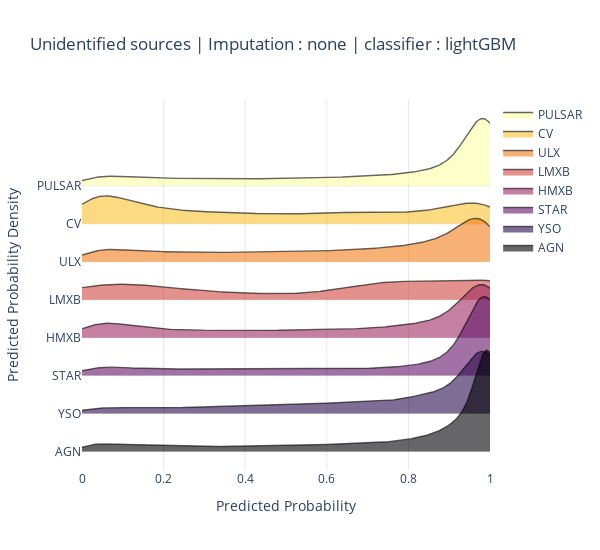

Write notebook code for a chart like this one.
### Code cell
fig = ridgeplot(
    samples=sample,
    kde_points=np.linspace(0, 1, 500),
    colorscale="inferno",
    colormode="index",
    coloralpha=0.6,
    labels=cl,
    spacing = 3 / 8,
    xpad=0
)
fig.update_layout(
    title=f"Unidentified sources | Imputation : {d_name} | classifier : {m_name}",
    height=550,
    width=600,
    plot_bgcolor="rgba(255, 255, 255, 0.0)",
    xaxis_gridcolor="rgba(0, 0, 0, 0.1)",
    yaxis_gridcolor="rgba(0, 0, 0, 0.1)",
    xaxis_title="Predicted Probability",
    yaxis_title="Predicted Probability Density",
)

#fig.save('temp.png')
fig.write_image(f'temp_res_comp/unid_prob_dist/{m_name}_{d_name}.jpg')
fig.show()

### Figure 1 — Plotly figure (JSON) as saved in the notebook; plotly's stock layout.template omitted (floating-point values rounded to 4 significant figures; data arrays with more than 128 entries replaced by an {"elided": "..."} marker saying what was removed)
{"data": [{"line": {"color": "rgba(0,0,0,0)", "width": 0}, "showlegend": false, "type": "scatter", "x": {"elided": "500 float values"}, "y": {"elided": "500 int values"}}, {"fill": "tonexty", "fillcolor": "rgba(252, 255, 164, 0.6)", "line": {"color": "rgba(0,0,0,0.6)", "width": 1.4}, "mode": "lines", "name": "PULSAR", "type": "scatter", "x": {"elided": "500 float values"}, "y": {"elided": "500 float values"}}, {"line": {"color": "rgba(0,0,0,0)", "width": 0}, "showlegend": false, "type": "scatter", "x": {"elided": "500 float values"}, "y": {"elided": "500 float values"}}, {"fill": "tonexty", "fillcolor": "rgba(248.14285714285714, 193.57142857142858, 45.28571428571429, 0.6)", "line": {"color": "rgba(0,0,0,0.6)", "width": 1.4}, "mode": "lines", "name": "CV", "type": "scatter", "x": {"elided": "500 float values"}, "y": {"elided": "500 float values"}}, {"line": {"color": "rgba(0,0,0,0)", "width": 0}, "showlegend": false, "type": "scatter", "x": {"elided": "500 float values"}, "y": {"elided": "500 float values"}}, {"fill": "tonexty", "fillcolor": "rgba(243.0, 126.42857142857146, 23.714285714285694, 0.6)", "line": {"color": "rgba(0,0,0,0.6)", "width": 1.4}, "mode": "lines", "name": "ULX", "type": "scatter", "x": {"elided": "500 float values"}, "y": {"elided": "500 float values"}}, {"line": {"color": "rgba(0,0,0,0)", "width": 0}, "showlegend": false, "type": "scatter", "x": {"elided": "500 float values"}, "y": {"elided": "500 float values"}}, {"fill": "tonexty", "fillcolor": "rgba(211.28571428571428, 73.28571428571426, 65.2857142857143, 0.6)", "line": {"color": "rgba(0,0,0,0.6)", "width": 1.4}, "mode": "lines", "name": "LMXB", "type": "scatter", "x": {"elided": "500 float values"}, "y": {"elided": "500 float values"}}, {"line": {"color": "rgba(0,0,0,0)", "width": 0}, "showlegend": false, "type": "scatter", "x": {"elided": "500 float values"}, "y": {"elided": "500 float values"}}, {"fill": "tonexty", "fillcolor": "rgba(158.57142857142856, 41.714285714285715, 97.85714285714286, 0.6)", "line": {"color": "rgba(0,0,0,0.6)", "width": 1.4}, "mode": "lines", "name": "HMXB", "type": "scatter", "x": {"elided": "500 float values"}, "y": {"elided": "500 float values"}}, {"line": {"color": "rgba(0,0,0,0)", "width": 0}, "showlegend": false, "type": "scatter", "x": {"elided": "500 float values"}, "y": {"elided": "500 float values"}}, {"fill": "tonexty", "fillcolor": "rgba(100.28571428571428, 21.142857142857142, 108.14285714285714, 0.6)", "line": {"color": "rgba(0,0,0,0.6)", "width": 1.4}, "mode": "lines", "name": "STAR", "type": "scatter", "x": {"elided": "500 float values"}, "y": {"elided": "500 float values"}}, {"line": {"color": "rgba(0,0,0,0)", "width": 0}, "showlegend": false, "type": "scatter", "x": {"elided": "500 float values"}, "y": {"elided": "500 float values"}}, {"fill": "tonexty", "fillcolor": "rgba(40.42857142857143, 12.0, 77.0, 0.6)", "line": {"color": "rgba(0,0,0,0.6)", "width": 1.4}, "mode": "lines", "name": "YSO", "type": "scatter", "x": {"elided": "500 float values"}, "y": {"elided": "500 float values"}}, {"line": {"color": "rgba(0,0,0,0)", "width": 0}, "showlegend": false, "type": "scatter", "x": {"elided": "500 float values"}, "y": {"elided": "500 float values"}}, {"fill": "tonexty", "fillcolor": "rgba(0, 0, 4, 0.6)", "line": {"color": "rgba(0,0,0,0.6)", "width": 1.4}, "mode": "lines", "name": "AGN", "type": "scatter", "x": {"elided": "500 float values"}, "y": {"elided": "500 float values"}}], "layout": {"height": 550, "hovermode": false, "legend": {"traceorder": "normal"}, "plot_bgcolor": "rgba(255, 255, 255, 0.0)", "title": {"text": "Unidentified sources | Imputation : none | classifier : lightGBM"}, "width": 600, "xaxis": {"gridcolor": "rgba(0, 0, 0, 0.1)", "range": [0, 1], "showgrid": true, "showticklabels": true, "title": {"text": "Predicted Probability"}, "zeroline": false}, "yaxis": {"gridcolor": "rgba(0, 0, 0, 0.1)", "showgrid": true, "showticklabels": true, "ticktext": ["PULSAR", "CV", "ULX", "LMXB", "HMXB", "STAR", "YSO", "AGN"], "tickvals": [0, -2.313, -4.626, -6.939, -9.252, -11.57, -13.88, -16.19], "title": {"text": "Predicted Probability Density"}, "zeroline": false}}}
